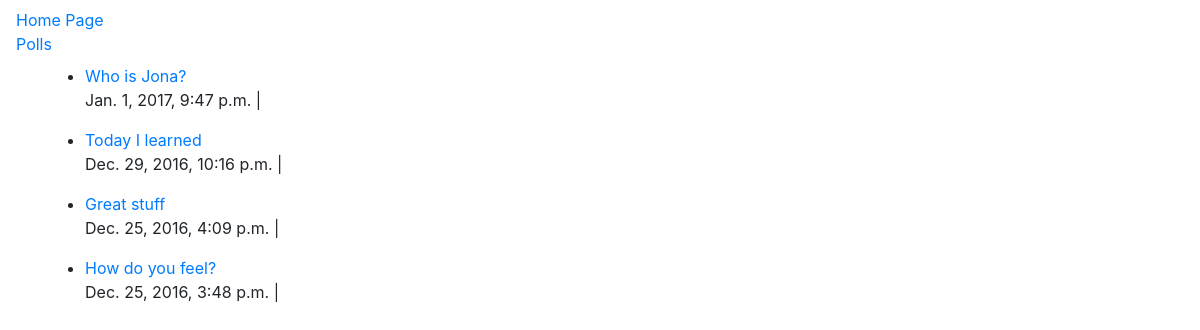
Screenshot of /polls/ with the database file from the repository.
### polls/models.py (models this page shows, shortened)
class Question(models.Model):
    def was_published_recently(self):
        now = timezone.now()
        return now - datetime.timedelta(days=1) <= self.pub_date <= now
    question_text = models.CharField(max_length=200)
    pub_date = models.DateTimeField('date published')

### polls/views.py (the view)
class IndexView(generic.ListView):
    template_name = 'polls/index.html'
    context_object_name = 'latest_question_list'
    def get_queryset(self):
        return Question.objects.filter(
            pub_date__lte=timezone.now()
        ).order_by('-pub_date')[:5]

### polls/templates/polls/index.html (shortened to what this page needs)
{% extends 'lib/base.html' %}
{% block container %}
{% if latest_question_list %}
    <ul>
    {% for question in latest_question_list %}
        <li><a href="{% url 'polls:detail' question.id%}">{{ question.question_text }}</a></li>
        <p>{{ question.pub_date }} |
    {% endfor %}
    </ul>
{% else %}
    <p>No polls are available.</p>
{% endif %}
{% endblock %}

### rows the page displays
Question: question_text "Who is Jona?", pub_date "Jan. 1, 2017, 9:47 p.m."
Question: question_text "Today I learned", pub_date "Dec. 29, 2016, 10:16 p.m."
Question: question_text "Great stuff", pub_date "Dec. 25, 2016, 4:09 p.m."
Question: question_text "How do you feel?", pub_date "Dec. 25, 2016, 3:48 p.m."
